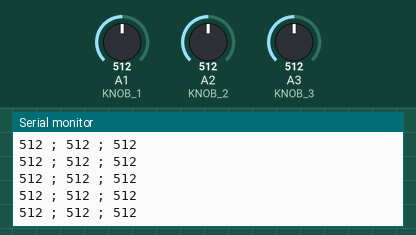
Recording of a sketch running on a simulated Arduino Uno, built with avr-gcc and run on an emulated ATmega328P. On the bench: the last lines printed to the serial monitor. The test bench sets the inputs (shaded band); at power-on: A1 (KNOB_1) = 512, A2 (KNOB_2) = 512, A3 (KNOB_3) = 512.

Above: at 1.2 s.
1.3 s: A1 (KNOB_1) set to 106
At 2.3 s:
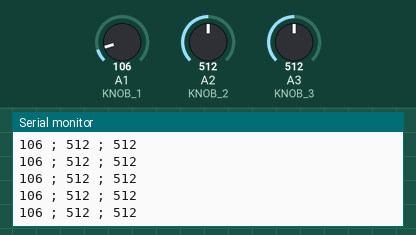
4.3 s: A1 (KNOB_1) set to 95
At 4.8 s:
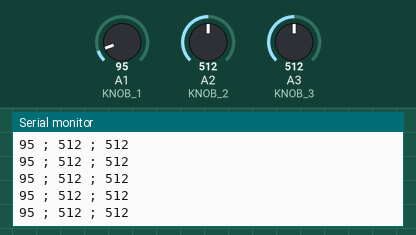
7.3 s: A2 (KNOB_2) set to 985
At 8.1 s:
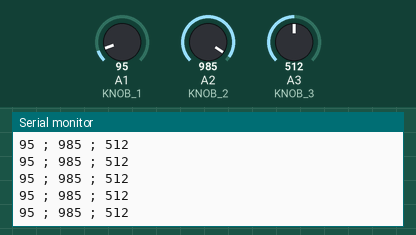
10.3 s: A2 (KNOB_2) set to 1011
At 11.0 s:
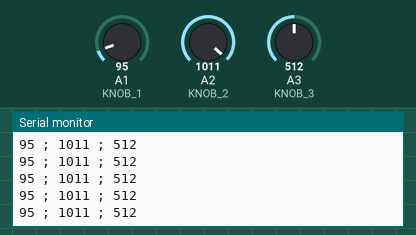
Timing chart, 0 to 13.3 s (numbered marks = the images above; inputs shaded):
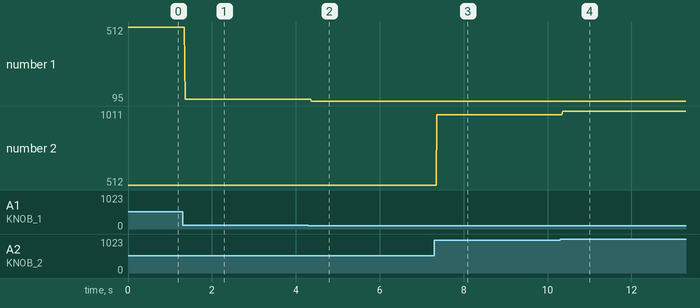

The sketch:

KNOBS.ino
```cpp
#define KNOB_1 A1
#define KNOB_2 A2
#define KNOB_3 A3

int v1, v2, v3;

void setup() {
  // put your setup code here, to run once:
  Serial.begin(9600);
}

void loop() {
  // put your main code here, to run repeatedly:
  v1 = analogRead(KNOB_1);
  v2 = analogRead(KNOB_2);
  v3 = analogRead(KNOB_3);
  Serial.print(v1); Serial.print(" ; ");
  Serial.print(v2); Serial.print(" ; ");
  Serial.println(v3);
  delay(10);
}
```

Measured:
- after the input at 1.3 s, the serial monitor: prints a new line after 0.06 s (image 1)
- after the input at 4.3 s, the serial monitor: prints a new line after 0.07 s (image 2)
- after the input at 7.3 s, the serial monitor: prints a new line after 0.06 s (image 3)
- after the input at 10.3 s, the serial monitor: prints a new line after 0.06 s (image 4)
- plotted number 1: 512 → 106 after the input at 1.3 s, 106 → 95 after the input at 4.3 s
- plotted number 2: 512 → 985 after the input at 7.3 s, 985 → 1011 after the input at 10.3 s
